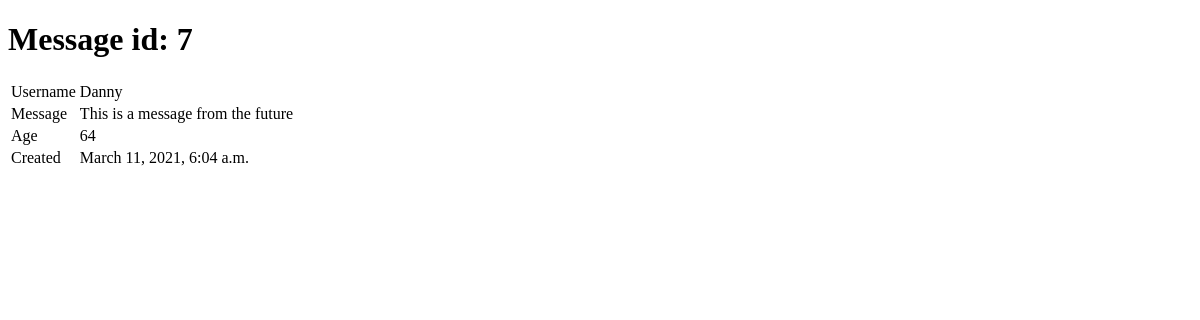
The page /chat/message/7 on the database as committed earlier.
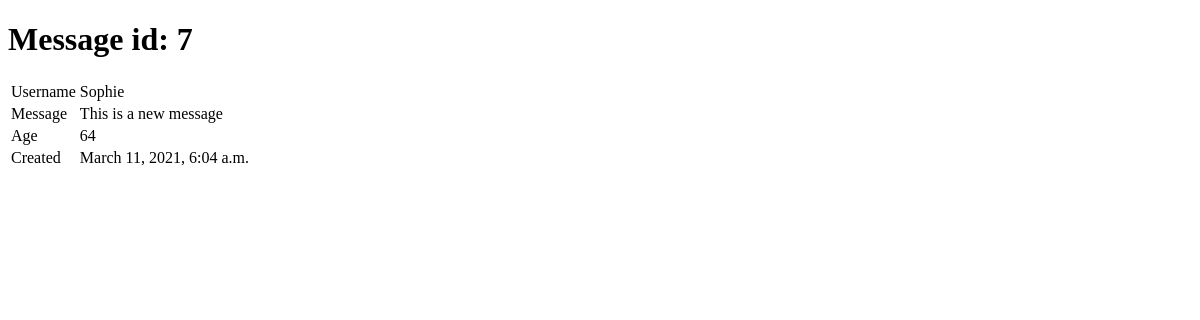
The same page on the database as committed later.
### chat/models.py (models this page shows, shortened)
class Message(models.Model):
    username = models.CharField(max_length=20)
    message = models.CharField(max_length=1000)
    userage = models.IntegerField(default=0)
    created_at = models.DateTimeField(auto_now_add=True)

### chat/views.py (the view)
# urls.py: path('message/<int:pk>', read_message),   # pk: primary key
def read_message(request, pk):
    try:
        msg = Message.objects.get(id=pk)
        context = {
            'message': msg,
        }
        return render(request, 'chat/message-detail.html', context)
    except ObjectDoesNotExist:
        return render(request, 'chat/does-not-exist.html')

### chat/templates/chat/message-detail.html (shortened to what this page needs)
<!DOCTYPE html>
<html lang="en">
<head>
</head>
<body>
<h1>Message id: {{ message.id }} </h1>
<table>
    <tbody>
        <tr>
            <td>Username</td>
            <td>{{ message.username }}</td>
        </tr>
        <tr>
            <td>Message</td>
            <td>{{ message.message }}</td>
        </tr>
        <tr>
            <td>Age</td>
            <td>{{ message.userage }}</td>
        </tr>
        <tr>
            <td>Created</td>
            <td>{{ message.created_at }}</td>
        </tr>
    </tbody>
</table>
</body>
</html>

Rows that differ between the two databases and show on the page:
changed Message id 7: username "Danny" → "Sophie"; message "This is a message from the future" → "This is a new message"
